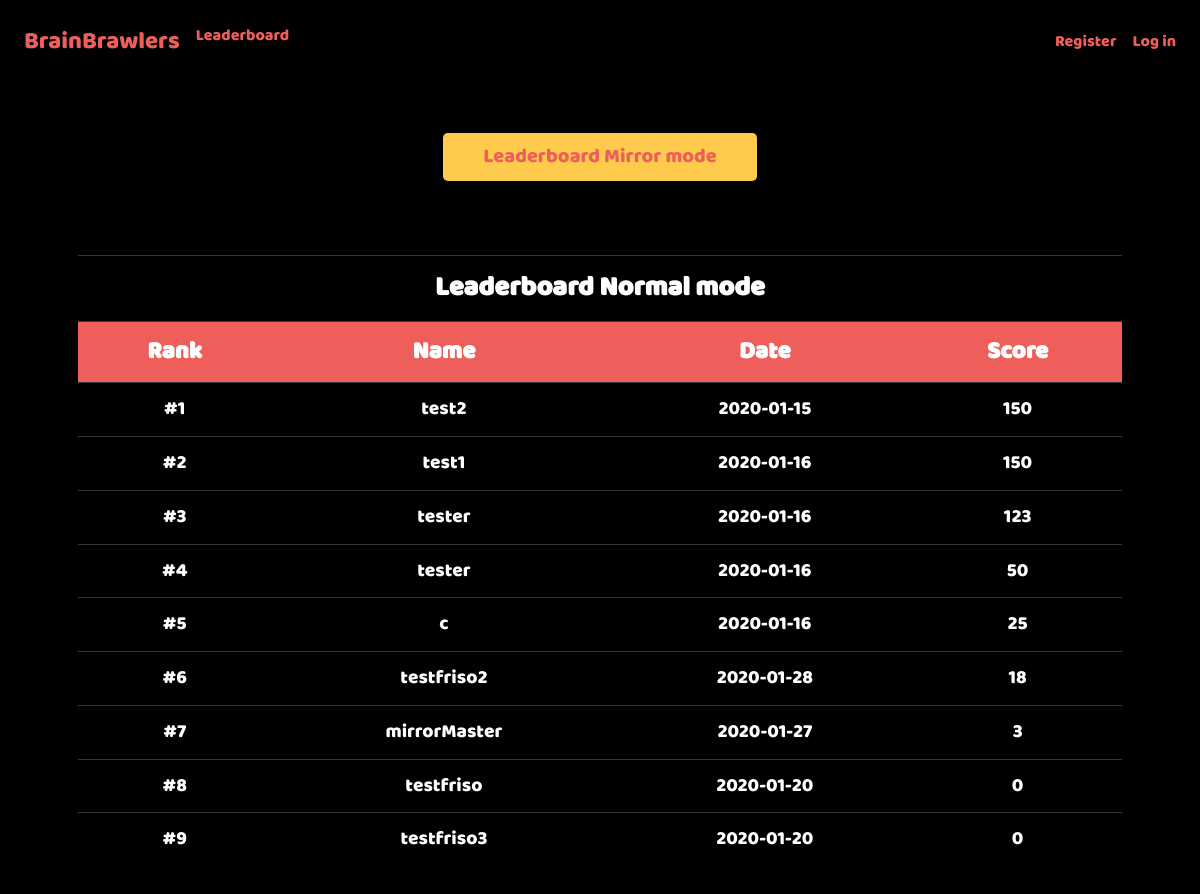
The app's page /leaderboard with its own data.
### tables this page shows
CREATE TABLE 'users' ('id' integer PRIMARY KEY AUTOINCREMENT NOT NULL, 'username' text NOT NULL, 'hash' text NOT NULL, 'highscore' integer NOT NULL, 'date'  date NOT NULL DEFAULT CURRENT_DATE  , 'highscore_mirror' integer);

### application.py (the view)
@app.route("/leaderboard")
def leaderboard():
    highscores = get_db(["*"], "users", None, None, ["highscore DESC", "date"])
    highscores = [(i+1, highscores[i]) for i in range(len(highscores))]
    if len(highscores) > 50:
        highscores = [(i, highscores[i]) for i in range(1, 51)]
    return render_template("game/leaderboard.html", highscores=highscores)

### application.py (called while the page is built)
@app.after_request
def after_request(response):
    response.headers["Cache-Control"] = "no-cache, no-store, must-revalidate"
    response.headers["Expires"] = 0
    response.headers["Pragma"] = "no-cache"
    return response

### helpers.py (called while the page is built)
def get_db(items, table, key, value, order=None):
    string = "SELECT "
    if order == "friends":
        return db.execute("SELECT friendname FROM friends WHERE user_id= :user_id AND friendname= :friendname"
        , user_id=value[0], friendname=value[1])
    for item in items:
        if item != items[0]:
            string += ", "
        string += str(item)
    string += " FROM " + table
    if key != None and value != None:
        string += " WHERE " + key + "= :key"
    if order != None:
        string += " ORDER BY"
        for item in order:
           string += " " + item
           if item != order[-1]:
               string += ","
        string += ";"
    if key != None:
        return db.execute(string, key=str(value))
    return db.execute(string)

### templates/game/leaderboard.html (shortened to what this page needs)
{% extends "layout.html" %}
{% block css %}
<link href="/static/css/index_style.css" rel="stylesheet">
<link href="/static/css/leaderboard.css" rel="stylesheet">
{% endblock %}
{% block main %}
    <p>
        <br>
        <br>
    </p>
    <a href="/leaderboard_mirror"><button class="btn btn-lg" style="width:30%">Leaderboard Mirror mode</button></a>
    <p>
        <br>
        <br>
    </p>
    <table id=table class="table table-dark" style="width:100%">
        <tr>
            <th id="title" colspan="4">Leaderboard Normal mode</th>
        </tr>
        <tr>
            <th>Rank</th>
            <th>Name</th>
            <th>Date</th>
            <th>Score</th>
        </tr>
        <tr>
    {% for (rank, highscore) in highscores %}
            <td>#{{ rank }}</td>
            <td>{{ highscore.username }}</td>
            <td>{{ highscore.date }}</td>
            <td>{{ highscore.highscore }}</td>
        </tr>
    {% endfor %}
    </table>
{% endblock %}

### templates/layout.html (shortened to what this page needs)
<!DOCTYPE html>
<html lang="en">
    <head>
        <link href="https://maxcdn.bootstrapcdn.com/bootstrap/4.1.3/css/bootstrap.min.css" rel="stylesheet">
        <link href="{{ url_for('static', filename='css/basic_style.css') }}" rel="stylesheet">
        <link href="{{ url_for('static', filename='css/snackbar.css') }}" rel="stylesheet">
        {% block css %}{% endblock %}
    </head>
    <body onload="new_question('setup')">
        <nav class="navbar fixed-top navbar-expand-md">
            <div class="collapse navbar-collapse" id="navbar">
                {% if session.user_id %}
                    <ul class="navbar-nav mr-auto mt-2">
                        <li class="nav-item nav-logo"><a class="nav-link" href="/">BrainBrawlers</a></li>
                        <li class="nav-item"><a class="nav-link" href="/leaderboard">Leaderboard</a></li>
                        <li class="nav-item"><a class="nav-link" href="/profile">Profile</a></li>
                        <li class="nav-item"><a class="nav-link" href="/friends">Friends</a></li>
                    </ul>
                    <ul class="navbar-nav ml-auto mt-2">
                        <li class="nav-item"><a class="nav-link" href="/logout">Log Out</a></li>
                    </ul>
                {% else %}
                    <ul class="navbar-nav mr-auto mt-2">
                        <li class="nav-item nav-logo"><a class="nav-link" href="/">BrainBrawlers</a></li>
                        <li class="nav-item"><a class="nav-link" href="/leaderboard">Leaderboard</a></li>
                    </ul>
                    <ul class="navbar-nav ml-auto mt-2">
                        <li class="nav-item"><a class="nav-link" href="/register">Register</a></li>
                        <li class="nav-item"><a class="nav-link" href="/login">Log in</a></li>
                    </ul>
                {% endif %}
            </div>
        </nav>
        <main id="main" class="container p-5 center">
            {% block main %}{% endblock %}
        </main>
    </body>
</html>

### static/css/basic_style.css (style rules this page uses)
.navbar { background-color: rgba(0,0,0,0.8);; }
.nav-link { color: #ee5f5b; font-family: Baloo Regular, Baloo; }
body { background-color: #000000; }
#main { overflow-x: auto; text-align: center; }
.center { color: #ffffff; text-align: center; }
.btn { width: 150px; font-family: Baloo Regular, Baloo; text-align: center; color: #ee5f5b; background-color: #fecb4c; margin-top: 2%; margin-bottom: 1%; }
.nav-logo { font-size: 150%; }

### static/css/index_style.css (style rules this page uses)
.btn { margin-left: 2%; margin-right: 2%; }

### static/css/leaderboard.css (style rules this page uses)
#table { margin-left:auto; margin-right:auto; color: white; font-family: Baloo Regular, Baloo; }
th { background-color: #ee5f5b; font-size: 150%; font-weight: bold; }
td { background-color: black; font-size: 120%; }
#title { background-color: black; font-size: 170%; }

### records on screen
users: rank "1", username "test2", date "2020-01-15", highscore "150"
users: rank "2", username "test1", date "2020-01-16", highscore "150"
users: rank "3", username "tester", date "2020-01-16", highscore "123"
users: rank "4", username "tester", date "2020-01-16", highscore "50"
users: rank "5", username "c", date "2020-01-16", highscore "25"
users: rank "6", username "testfriso2", date "2020-01-28", highscore "18"
users: rank "7", username "mirrorMaster", date "2020-01-27", highscore "3"
users: rank "8", username "testfriso", date "2020-01-20", highscore "0"
users: rank "9", username "testfriso3", date "2020-01-20", highscore "0"
